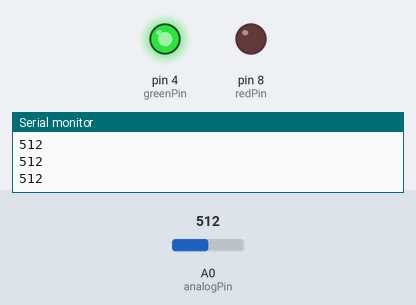
Bench run of a sketch on a simulated Arduino Uno, built with avr-gcc and run on an emulated ATmega328P. Shown: output pins drawn as LEDs (lit = HIGH), the last lines printed to the serial monitor. The test bench sets the inputs (shaded band); at power-on: A0 (analogPin) = 512.

Above: at 1.2 s.
1.3 s: A0 (analogPin) set to 229
2.9 s: A0 (analogPin) set to 211
At 4.4 s:
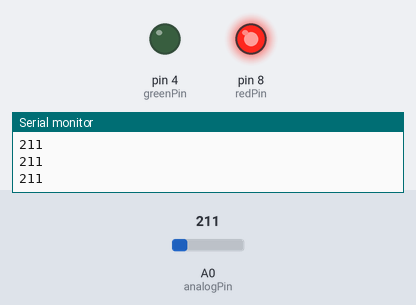
4.7 s: A0 (analogPin) set to 230
At 5.3 s:
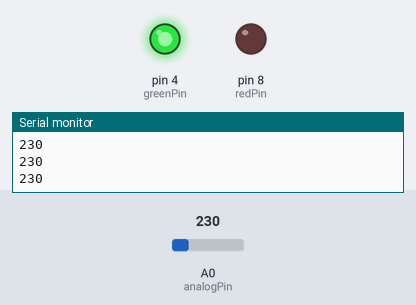
6.5 s: A0 (analogPin) set to 210
At 7.4 s:
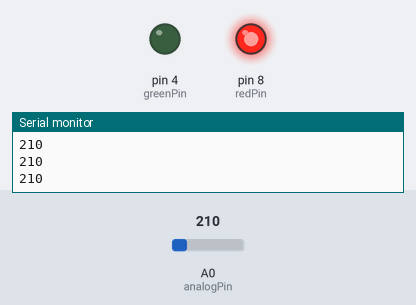
Timing chart, 0 to 9.2 s (numbered marks = the images above; inputs shaded):
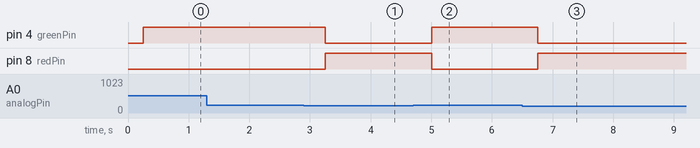

The sketch:

photoresistordetector.ino
```cpp
int analogPin=A0;
int lightVal;
int dv = 250;
int greenPin=4;
int redPin=8;


void setup() {
  // put your setup code here, to run once:
  Serial.begin(9600);
  pinMode(analogPin, INPUT);
  pinMode(greenPin, OUTPUT);
  pinMode(redPin, OUTPUT);

}

void loop() {
  // put your main code here, to run repeatedly:
  lightVal = analogRead(analogPin);
  Serial.println(lightVal);
  delay(dv);
  if (lightVal < 220) {
    digitalWrite(redPin, HIGH);
    digitalWrite(greenPin, LOW);
  } else {
    digitalWrite(greenPin, HIGH);
    digitalWrite(redPin, LOW);
  }

}
```

Measured:
- the behaviour switches between 220 and 219 on A0 (analogPin) (found by bisection; images 0 and 1)
- after the input at 2.9 s, pin 4 (greenPin): HIGH → LOW after 0.35 s; pin 8 (redPin): LOW → HIGH after 0.35 s
- after the input at 4.7 s, pin 4 (greenPin): LOW → HIGH after 0.31 s; pin 8 (redPin): HIGH → LOW after 0.31 s
- after the input at 6.5 s, pin 4 (greenPin): HIGH → LOW after 0.26 s; pin 8 (redPin): LOW → HIGH after 0.26 s
